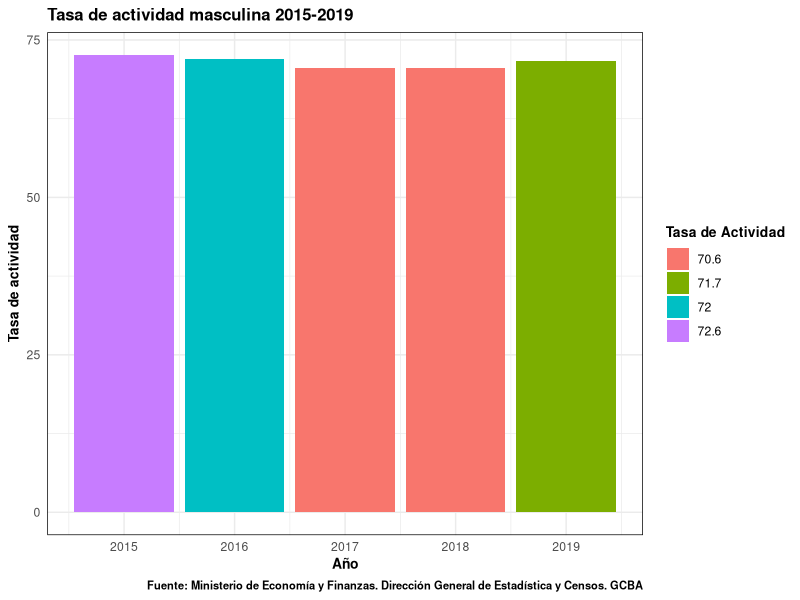
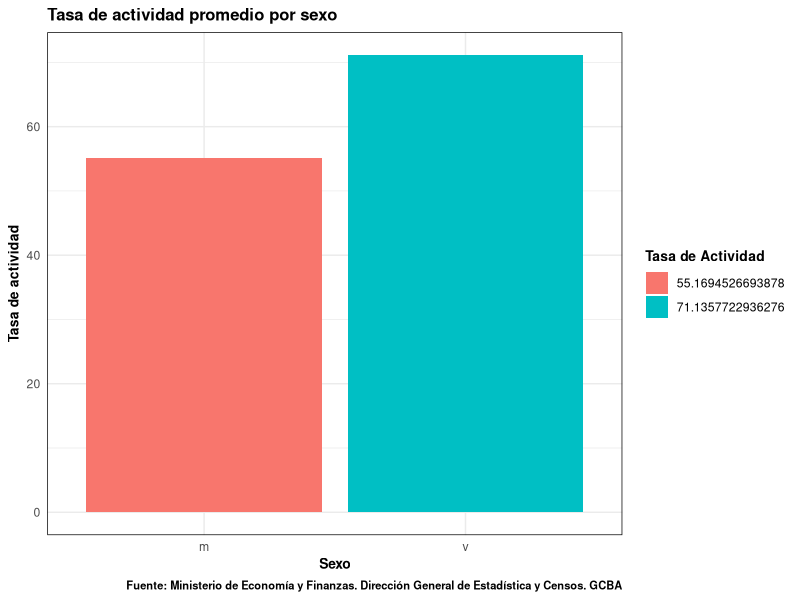

Recreate these plots in R, in order.
## ---- chunk 1
knitr::opts_chunk$set(echo = TRUE)


library(readr)
library(dplyr)
library(tidyverse)


## ---- chunk 2

datos_tp <- read.csv("datos/tas_act_sexo__annio_limpio.csv")


## ---- chunk 3

names(datos_tp)

## ---- chunk 4

summary(datos_tp)

## ---- chunk 5
tasa_act_gral <- filter(datos_tp, sexo=="TOTAL")

mean(tasa_act_gral$tasa_actividad)

## ---- chunk 6
sd(tasa_act_gral$tasa_actividad)
## ---- chunk 7

tasa_act_mujeres <- filter(datos_tp, sexo=="m")

mean(tasa_act_mujeres$tasa_actividad)

## ---- chunk 8

sd(tasa_act_mujeres$tasa_actividad)
## ---- chunk 9

tasa_act_varones <- filter(datos_tp, sexo=="v")

mean(tasa_act_varones$tasa_actividad)
## ---- chunk 10

sd(tasa_act_varones$tasa_actividad)
## ---- chunk 11
max(tasa_act_gral$tasa_actividad) - min(tasa_act_gral$tasa_actividad)
## ---- chunk 12

max(tasa_act_mujeres$tasa_actividad)- min(tasa_act_mujeres$tasa_actividad)
## ---- chunk 13

max(tasa_act_varones$tasa_actividad) - min(tasa_act_varones$tasa_actividad)

## ---- chunk 14

str(datos_tp)

## ---- chunk 15
str(tasa_act_mujeres)

str(tasa_act_varones)
## ---- chunk 16
anyNA(datos_tp)
## ---- chunk 17
     periodo <- filter(tasa_act_varones, anio>=2015) 
     
       ggplot(periodo) +
       geom_col(aes(x=anio,
                    y= tasa_actividad, fill=factor(tasa_actividad)))+
      scale_y_continuous(breaks=seq(0, 75, by=25)) +
           
       labs(x= "Año",
           y= "Tasa de actividad",
           title= "Tasa de actividad masculina 2015-2019",
           caption = "Fuente: Ministerio de Economía y Finanzas. Dirección General de Estadística y Censos. GCBA") +
      guides(fill = guide_legend(title="Tasa de Actividad")) +
      theme_minimal() +
      theme(panel.border = element_rect(color = "black", fill = NA))+
      theme(title = element_text(size = 10, face = "bold"))



## ---- chunk 18
tasa_resumen <- datos_tp %>% 
  group_by(sexo) %>%
  summarise(tasa_actividad = mean(tasa_actividad))

tasa_filtrada <- filter(tasa_resumen, sexo  != "TOTAL")

ggplot(tasa_filtrada)+
  geom_col(aes(x=sexo,
                y= tasa_actividad, fill=factor(tasa_actividad)))+

labs(x= "Sexo",
       y= "Tasa de actividad",
       title= "Tasa de actividad promedio por sexo",
       caption = "Fuente: Ministerio de Economía y Finanzas. Dirección General de Estadística y Censos. GCBA") +
  guides(fill = guide_legend(title="Tasa de Actividad")) +
  theme_minimal() +
  theme(panel.border = element_rect(color = "black", fill = NA))+
  theme(title = element_text(size = 10, face = "bold"))



